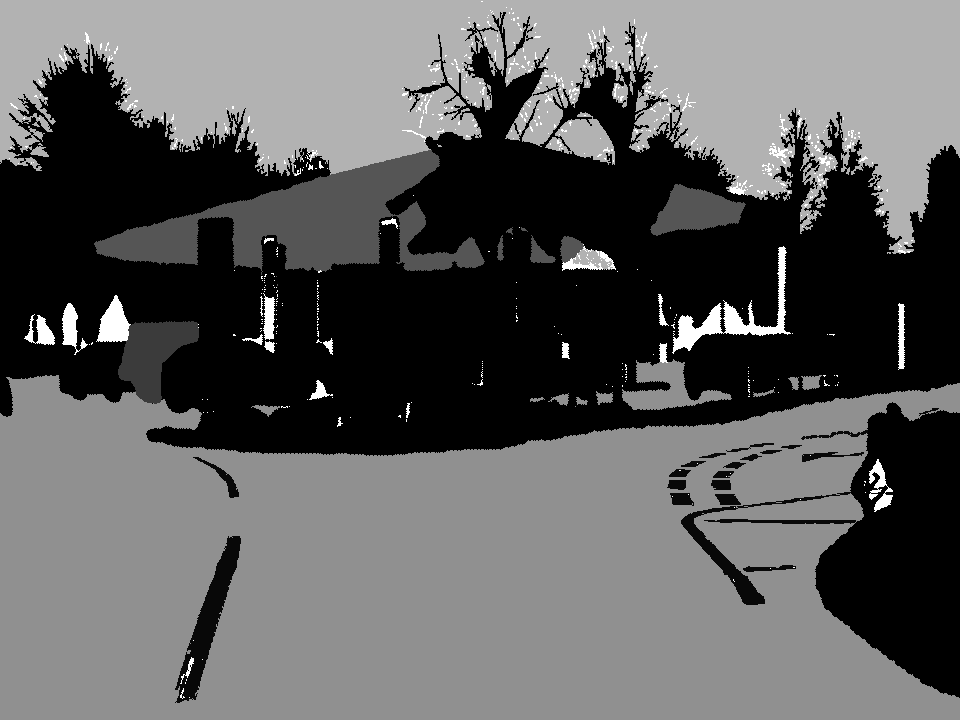
#> input picture CamVid/archive/CamVid/val_labels_new/0006R0_f01920.png, 960 x 720 px, found by its file name; its folder holds 4 pictures in this run
$ python make_binary.py
#> lines starting #> are read from the running program, lines starting #| are printed output that depends on the picture; after the words box and inside, x2 and y2 are one past the last pixel; in counts of white or black regions, pixels touching at a corner belong together
import os
import numpy as np
from PIL import Image
from tqdm import tqdm

# Paths
source_folder = r'C:\Users\simon\ikt213g23h\wheely\CamVid\archive\CamVid\val_labels_new'
target_folder = r'C:\Users\simon\ikt213g23h\wheely\CamVid\archive\CamVid\val_labels_binary'

# Class index to isolate
specific_class_index = 17  # Replace with the index of the specific class you want to isolate

# Create target folder if it doesn't exist
if not os.path.exists(target_folder):
    os.makedirs(target_folder)

# Process each label image
for filename in tqdm(os.listdir(source_folder)):
    if filename.endswith('.png'):  # Assuming label images are in PNG format
        file_path = os.path.join(source_folder, filename)
        image = Image.open(file_path)
#> image is the input picture: PIL image 960x720 L; min 0, max 30, mean 11
        image_array = np.array(image)

        # Create a binary mask
        binary_mask = (image_array == specific_class_index).astype(np.uint8) * 255
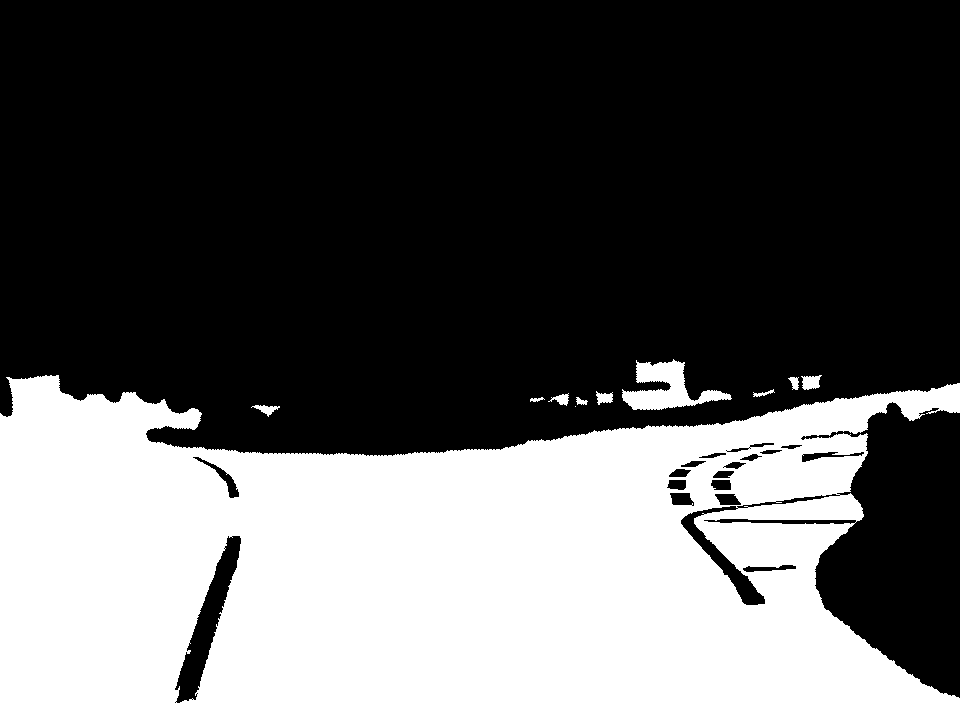
#> binary_mask: shape (720, 960); 36.2% white; 11 white regions (1 under 20 px), largest, box (x1, y1, x2, y2) and area: (0, 375, 960, 720) 246430, (622, 359, 732, 410) 2548, (801, 375, 822, 390) 219

        # Save the binary mask
        Image.fromarray(binary_mask).save(os.path.join(target_folder, filename))
#> pass 2 of the loop `for filename in tqdm(os.listdir(source_folder)):`:
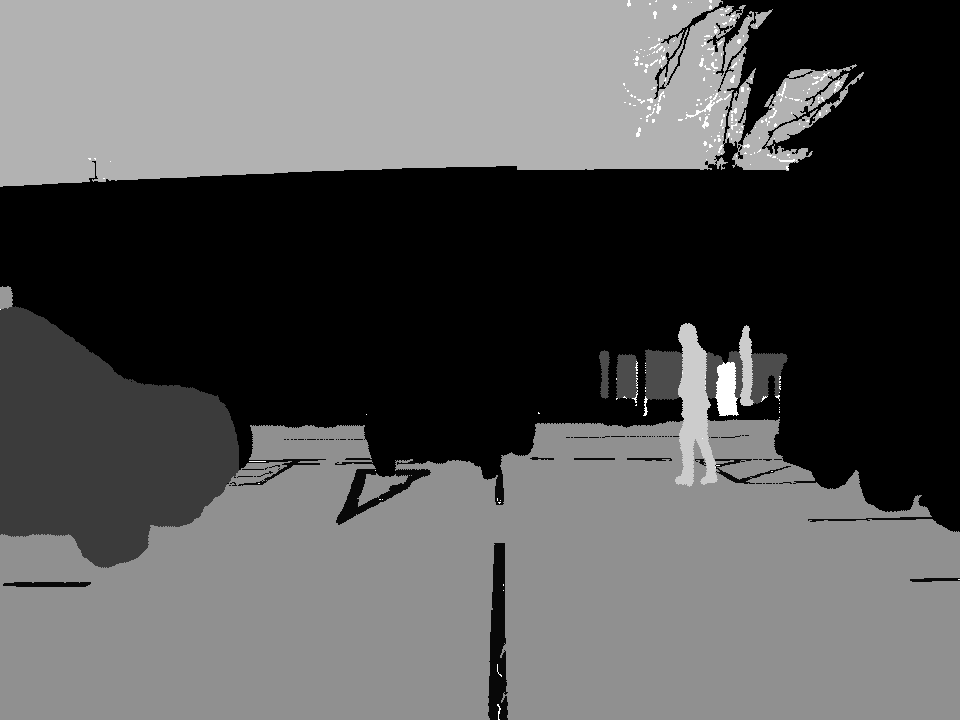
#> input picture CamVid/archive/CamVid/val_labels_new/0006R0_f02820.png, 960 x 720 px, found by its file name
#> image is the input picture: PIL image 960x720 L; min 0, max 30, mean 10.4
#> `binary_mask = (image_array == specific_class_index).astype(np.uint8) *..`:
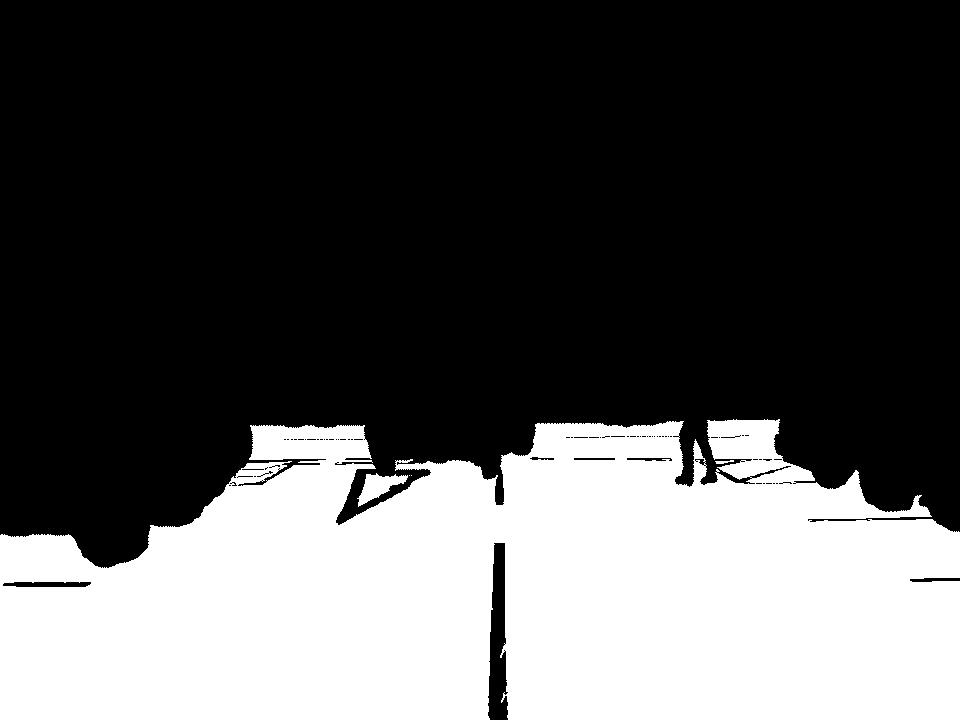
#> binary_mask: shape (720, 960); 33.2% white; 5 white regions (2 under 20 px), largest, box (x1, y1, x2, y2) and area: (0, 419, 960, 720) 228689, (357, 473, 408, 507) 769, (715, 460, 734, 464) 43
#> pass 3 of the loop `for filename in tqdm(os.listdir(source_folder)):`:
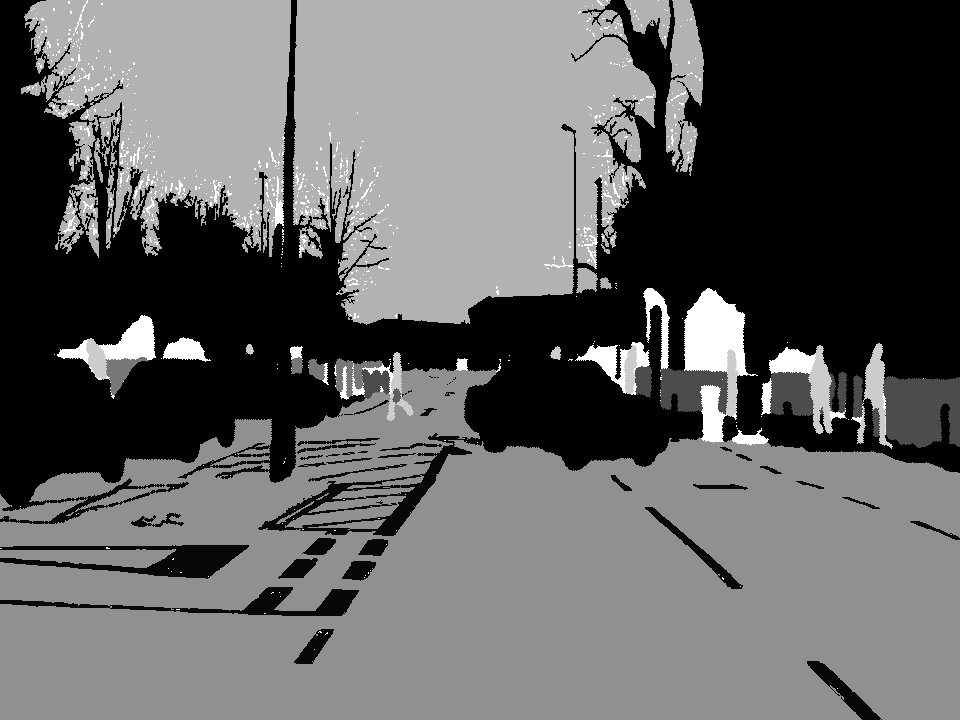
#> input picture CamVid/archive/CamVid/val_labels_new/0006R0_f03390.png, 960 x 720 px, found by its file name
#> image is the input picture: PIL image 960x720 L; min 0, max 30, mean 11.5
#> `binary_mask = (image_array == specific_class_index).astype(np.uint8) *..`:
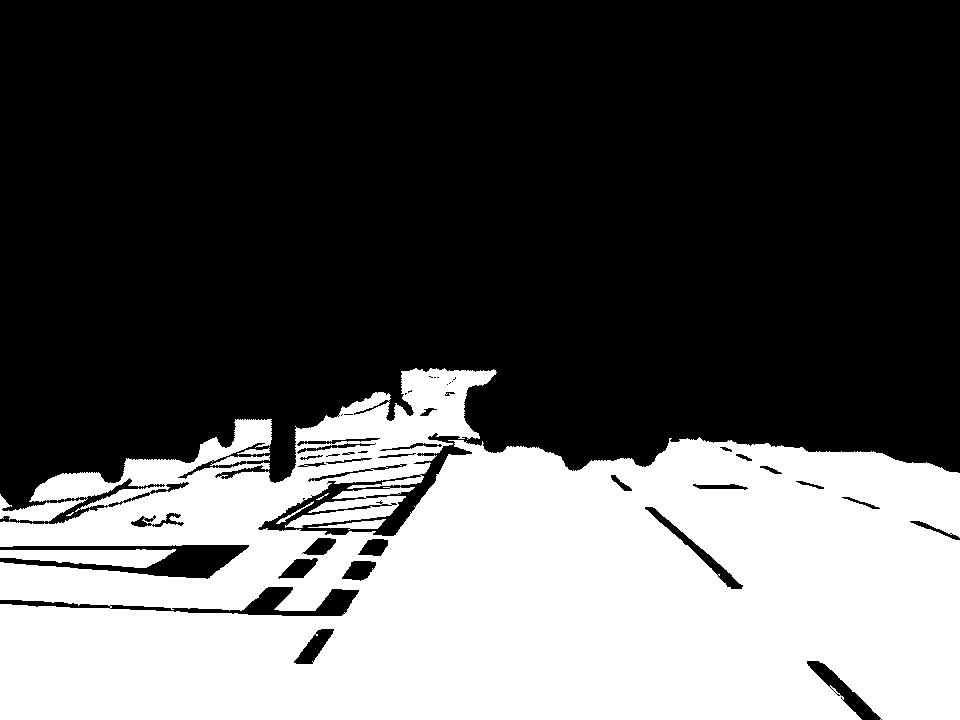
#> binary_mask: shape (720, 960); 35.3% white; 9 white regions (1 under 20 px), largest, box (x1, y1, x2, y2) and area: (0, 368, 960, 720) 238498, (285, 487, 415, 528) 2244, (0, 549, 176, 568) 2195
#> the loop made 4 passes; the first 3 are shown
